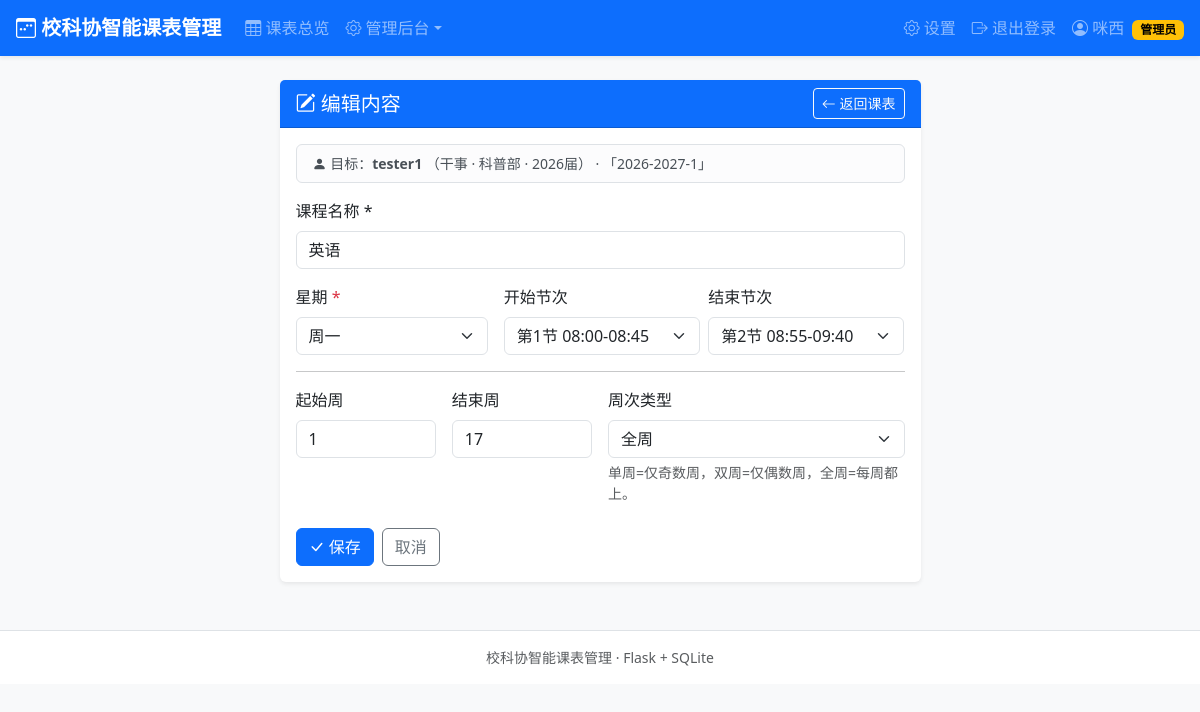
/course/4/edit (signed in), run on the app's committed database.
### tables this page shows
CREATE TABLE users (
        id            INTEGER PRIMARY KEY AUTOINCREMENT,
        student_id    TEXT NOT NULL UNIQUE,
        password_hash TEXT NOT NULL,
        name          TEXT NOT NULL,
        identity      TEXT NOT NULL,               -- 主席/部长/干事
        department    TEXT,                        -- 主席可以为空
        cohort        INTEGER NOT NULL,            -- 届数，如 2026
        role          TEXT NOT NULL DEFAULT 'member',  -- admin/member
        created_at    TEXT NOT NULL
    , major TEXT NOT NULL DEFAULT '');

CREATE TABLE semesters (
        id          INTEGER PRIMARY KEY AUTOINCREMENT,
        name        TEXT NOT NULL UNIQUE,          -- 如 2026-2027-1
        start_date  TEXT NOT NULL,                 -- YYYY-MM-DD(周一)
        total_weeks INTEGER NOT NULL,
        is_active   INTEGER NOT NULL DEFAULT 0,
        created_at  TEXT NOT NULL
    );

CREATE TABLE courses (
        id            INTEGER PRIMARY KEY AUTOINCREMENT,
        user_id       INTEGER NOT NULL REFERENCES users(id)    ON DELETE CASCADE,
        semester_id   INTEGER NOT NULL REFERENCES semesters(id) ON DELETE CASCADE,
        name          TEXT NOT NULL,
        day           INTEGER NOT NULL,            -- 1-7 (周一..周日)
        start_period  INTEGER,                     -- 周一~周五 用节次
        end_period    INTEGER,
        weekend_slot  TEXT,                        -- 周六/周日 用时段 morning/noon/evening
        start_week    INTEGER NOT NULL,
        end_week      INTEGER NOT NULL,
        week_type     TEXT NOT NULL DEFAULT 'all', -- all/odd/even
        created_at    TEXT NOT NULL
    );

### app.py (the view)
@app.route("/course/<int:cid>/edit", methods=["GET", "POST"])
@login_required
def course_edit(cid):
    me = get_current_user()
    course = query_one("SELECT * FROM courses WHERE id = ?", (cid,))
    if course is None:
        abort(404)
    owner = query_one("SELECT * FROM users WHERE id = ?", (course["user_id"],))
    if not ((me["role"] == "admin") or course["user_id"] == me["id"]):
        flash("只能编辑自己的课表", "danger")
        return redirect(url_for("schedule"))
    week = request.args.get("week", type=int) or current_week(active_semester())
    semester = query_one("SELECT * FROM semesters WHERE id = ?", (course["semester_id"],))
    if request.method == "POST":
        return _save_course(me, owner, semester, course)
    sem_choices = [semester]
    return render_template("item_form.html", me=me, target=owner,
                           semesters=sem_choices, semester=semester,
                           week=week, course=course,
                           PERIOD_TIMES=PERIOD_TIMES, WEEKEND_SLOTS=WEEKEND_SLOTS,
                           WEEK_NAMES=WEEK_NAMES, WEEK_TYPES=WEEK_TYPES,
                           section_of=section_of, period_label=period_label,
                           IDENTITIES=IDENTITIES)

### app.py (called while the page is built)
def get_db():
    if "db" not in g:
        conn = sqlite3.connect(DB_PATH)
        conn.row_factory = sqlite3.Row
        conn.execute("PRAGMA foreign_keys = ON")
        g.db = conn
    return g.db

def query_one(sql, args=()):
    return get_db().execute(sql, args).fetchone()

def login_required(view):
    @wraps(view)
    def wrapped(*args, **kwargs):
        if session.get("user_id") is None:
            flash("请先登录", "warning")
            return redirect(url_for("login", next=request.full_path if request.query_string else url_for("index")))
        return view(*args, **kwargs)
    return wrapped

def get_current_user():
    uid = session.get("user_id")
    if uid is None:
        return None
    return query_one("SELECT * FROM users WHERE id = ?", (uid,))

def parse_date(s):
    try:
        return datetime.strptime(s, "%Y-%m-%d").date()
    except (ValueError, TypeError):
        return None

def current_week(semester, on=None):
    if not semester:
        return 1
    total = semester["total_weeks"]
    start = parse_date(semester["start_date"])
    if start is None:
        return 1
    today = on or date.today()
    if today < start:
        return 1
    week = (today - start).days // 7 + 1
    return max(1, min(total, week))

def active_semester():
    s = query_one("SELECT * FROM semesters WHERE is_active = 1 ORDER BY id DESC LIMIT 1")
    if s is None:
        s = query_one("SELECT * FROM semesters ORDER BY id LIMIT 1")
    return s

### templates/item_form.html (shortened to what this page needs)
{% extends "base.html" %}
{% block content %}
{% set is_edit = course is not none %}
{% set next_url = url_for('schedule', semester_id=(semester.id if semester else none), week=week, user=target.id) %}
{% set form_action = (url_for('course_edit', cid=course.id, user=target.id) if is_edit else url_for('course_new', user=target.id)) %}
<div class="row justify-content-center">
  <div class="col-lg-7 col-md-9">
    <div class="card shadow-sm">
      <div class="card-header bg-primary text-white d-flex justify-content-between align-items-center">
        <h5 class="mb-0">
          {% if is_edit %}<i class="bi bi-pencil-square"></i> 编辑内容
          {% else %}<i class="bi bi-plus-square"></i> 添加内容{% endif %}
        </h5>
        <a class="btn btn-sm btn-outline-light" href="{{ next_url }}"><i class="bi bi-arrow-left"></i> 返回课表</a>
      </div>
      <div class="card-body">
        <div class="alert alert-light border small py-2">
          <i class="bi bi-person-fill"></i> 目标：<strong>{{ target.name }}</strong>
          （{{ target.identity }} · {% if target.department %}{{ target.department }}{% else %}主席{% endif %} · {{ target.cohort }}届）
          {% if semester %}· 「{{ semester.name }}」{% endif %}
        </div>
        <form method="post" action="{{ form_action }}" id="itemForm">
          <div class="mb-3">
            <label class="form-label" id="nameLabel">课程名称 <span class="text-danger">*</span></label>
            <input class="form-control" type="text" id="nameInput" name="name" required
                   value="{{ course.name if course }}"
                   placeholder="例如：高等数学 / 部门例会 / 志愿活动">
          </div>
          <div class="row g-3">
            <div class="col-md-4">
              <label class="form-label">星期 <span class="text-danger">*</span></label>
              <select class="form-select" id="daySelect" name="day">
                {% for d in range(1, 8) %}
                <option value="{{ d }}" {% if course and course.day == d %}selected{% elif not course and day_default == d %}selected{% endif %}>
                  {{ WEEK_NAMES[d] }}{% if d >= 6 %}（自定义时段）{% endif %}
                </option>
                {% endfor %}
              </select>
            </div>
            <div class="col-md-8" id="periodRow" {% if course and course.day >= 6 %}style="display:none"{% endif %}>
              <div class="row g-2">
                <div class="col-6">
                  <label class="form-label">开始节次</label>
                  <select class="form-select" id="startPeriod" name="start_period">
                    {% for sec in [('上午', 1, 4), ('下午', 5, 8), ('晚上', 9, 12)] %}
                    <optgroup label="{{ sec[0] }}">
                      {% for p in range(sec[1], sec[2] + 1) %}
                      <option value="{{ p }}" {% if course and course.start_period == p %}selected{% endif %}>
                        第{{ p }}节 {{ PERIOD_TIMES[p][0] }}-{{ PERIOD_TIMES[p][1] }}
                      </option>
                      {% endfor %}
                    </optgroup>
                    {% endfor %}
                  </select>
                </div>
                <div class="col-6">
                  <label class="form-label">结束节次</label>
                  <select class="form-select" id="endPeriod" name="end_period">
                    {% for sec in [('上午', 1, 4), ('下午', 5, 8), ('晚上', 9, 12)] %}
                    <optgroup label="{{ sec[0] }}">
                      {% for p in range(sec[1], sec[2] + 1) %}
                      <option value="{{ p }}" {% if course and course.end_period == p %}selected{% endif %}>
                        第{{ p }}节 {{ PERIOD_TIMES[p][0] }}-{{ PERIOD_TIMES[p][1] }}
                      </option>
                      {% endfor %}
                    </optgroup>
                    {% endfor %}
                  </select>
                </div>
              </div>
            </div>
          </div>
          <hr>
          <div class="row g-3">
            <div class="col-md-3">
              <label class="form-label">起始周</label>
              <input class="form-control" type="number" name="start_week" id="startWeek" min="1"
                     max="{{ semester.total_weeks if semester else 30 }}" value="{{ course.start_week if course else 1 }}" required>
            </div>
            <div class="col-md-3">
              <label class="form-label">结束周</label>
              <input class="form-control" type="number" name="end_week" id="endWeek" min="1"
                     max="{{ semester.total_weeks if semester else 30 }}"
                     value="{{ course.end_week if course else (semester.total_weeks if semester else 30) }}" required>
            </div>
            <div class="col-md-6">
              <label class="form-label">周次类型</label>
              <select class="form-select" name="week_type">
                {% for tkey, tname in WEEK_TYPES.items() %}
                <option value="{{ tkey }}" {% if course and course.week_type == tkey %}selected{% elif not course and tkey == 'all' %}selected{% endif %}>
                  {{ tname }}
                </option>
                {% endfor %}
              </select>
              <div class="form-text">单周=仅奇数周，双周=仅偶数周，全周=每周都上。</div>
            </div>
          </div>
          <div class="mt-4 d-flex gap-2">
            <button class="btn btn-primary" type="submit"><i class="bi bi-check-lg"></i> 保存</button>
            <a class="btn btn-outline-secondary" href="{{ next_url }}">取消</a>
          </div>
        </form>
      </div>
    </div>
  </div>
</div>
{% endblock %}

### static/style.css (style rules this page uses)
body { background: #f4f6f9; }
.card { border: 0; }

### data on the page
users: name "tester1", identity "干事", department "科普部", cohort "2026"
semesters: name "2026-2027-1", end_week "17"
courses: name "英语", day "周一", start_period "第1节 08:00-08:45", end_period "第2节 08:55-09:40", start_week "1", week_type "全周"

### other printed values
{{ session.get('name') }} "咪西"
